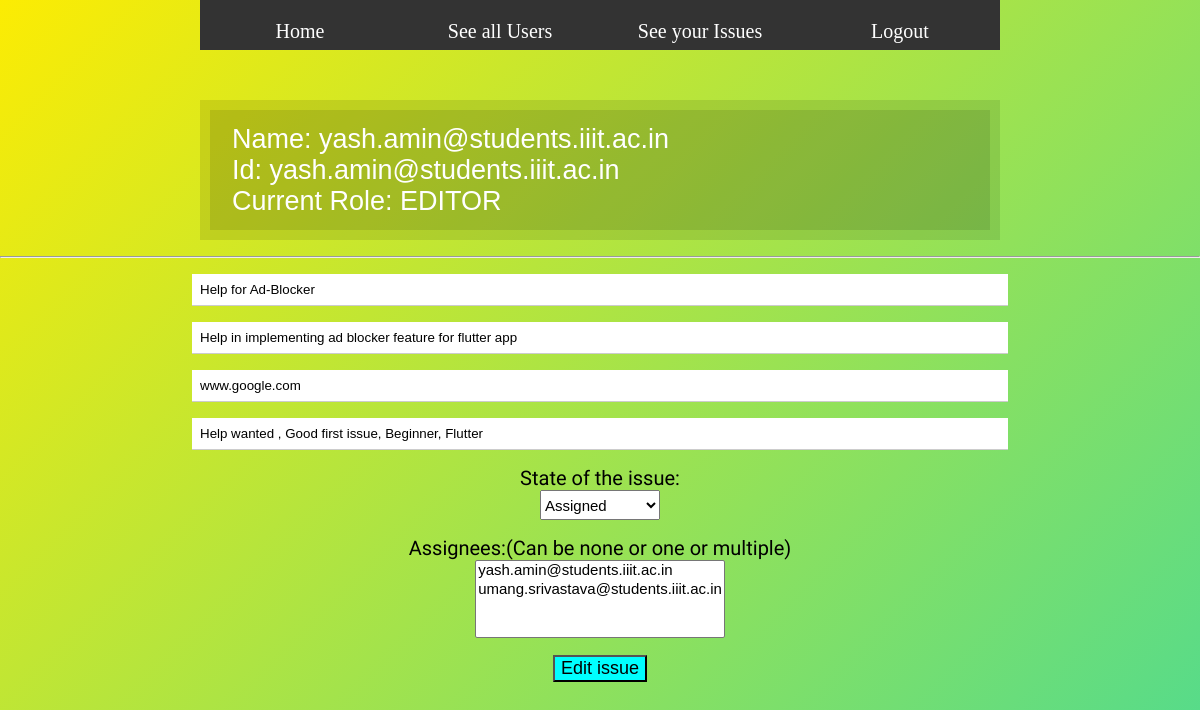
/update/2 (signed in), run on the app's committed database.
### app.py (models this page shows, shortened)
class USERS(db.Model):
	id = db.Column(db.Integer, primary_key=True)
	username = db.Column(db.String(100), nullable=True)
	Name = db.Column(db.String(100), nullable=True)
	role = db.Column(db.String(50), nullable=True)

class ISSUES(db.Model):
	id = db.Column(db.Integer, primary_key=True)
	title = db.Column(db.String(100), nullable=False)
	description = db.Column(db.String(200), nullable=False)
	state = db.Column(db.String(100), nullable=False)
	tags = db.Column(db.String(100), nullable=True)
	assignees = db.Column(db.String(200), nullable=True)
	owner = db.Column(db.String(100), nullable=False)
	gitlink = db.Column(db.String(100), nullable=True)
	date_created = db.Column(db.DateTime, default=datetime.utcnow)
	assignees = db.Column(db.String(1000), nullable = True)

### app.py (the view)
@app.route('/update/<int:id>', methods = ['GET','POST'])
def update(id):
	if "username" in session:
		current_owner = session["username"]
		current_name = session["Name"]
		current_role = session["role"]
		user = USERS.query.filter_by(username = current_owner).all()
		issue = ISSUES.query.get_or_404(id)
		assigneeslist = USERS.query.filter((USERS.role == 'EDITOR') |
			(USERS.role == 'ADMIN') ).all()
		if request.method == 'POST':
			issue.title = request.form['title']
			issue.description = request.form['description']
			issue.state = request.form['state']
			issue_tags=request.form['tags']
			issue_assignee_list = request.form.getlist('assignees')
			issue.assignees = ' , '.join(issue_assignee_list)
			issue.gitlink = request.form['gitlink']
			try:
				db.session.commit()
				return redirect('/homepage')
			except:
				return 'There was a problem updating your issue'
		else:
			return render_template('update.html',username = current_owner,
			Name = current_name,
			Role = current_role,
			issue = issue,
			list_of_assignees = assigneeslist
			)
	else:
		return redirect('/')

### templates/update.html (shortened to what this page needs)
{% extends 'base.html' %}
{% block body %}
<div class="content">
    <div id="mainPicture">
        <div class="picture">
            <div id="headerTitle">Name: {{Name}}</div>
            <div id="headerTitle">Id: {{username}}</div>
            <div id="headerTitle">Current Role: {{Role}}</div>
        </div>
    </div>
    <br><hr><br>
    <div class="form">
        <form action="/update/{{issue.id}}" method="POST">
            <input class="inputbox" type="text" name="title" id="title" value="{{issue.title}}"><br>
            <input class="inputbox" type="text" name="description" id="description" value="{{issue.description}}"><br>
            <input class="inputbox" type="text" name="gitlink" id="gitlink" value="{{issue.gitlink}}"><br>
            <input class="inputbox" type="text" name="tags" value="{{issue.tags}}" placeholder="Enter tags separated by comma">
            <br>
            <div  style="text-align: center;">
            <p style="text-align: center; font-size: 20px; font-family: 'Baumans'">State of the issue:</p>
             <select name="state" id="state" placeholder="State" style="height: 30px; width: 120px; font-size: 15px">
              {% if issue.state == 'Assigned' %}
              <option value="Assigned" selected>Assigned</option>
              {% else %}
              <option value="Assigned">Assigned</option>
              {% endif %}
            </select>
            <br>
            <br>
            <p style="text-align: center; font-size: 20px; font-family: 'Baumans'">Assignees:(Can be none or one or multiple)</p>
            <select name = "assignees" id = "assignees" multiple style="font-size: 15px">
            <br>
            {% for assignee in list_of_assignees %}
            <option value="{{assignee.username}}">{{assignee.username}}</option>
            {% endfor %}
            </select>
            <br>
            <br>
            <input style="margin: 0 auto;background-color: cyan; font-size: 18px;" type="submit" value="Edit issue">
        </div>
        </form>
    </div>
</div>
{% endblock %}

### static/css/main.css (style rules this page uses)
body { margin: 0; padding: 0; text-align: left; font-family:"Adobe Garamond Pro Bold", Georgia, "Times New Roman", Times, serif; font-size: 13px; background: linear-gradient(-45deg, #8ed523, #23d550, #24d6b3, #fcec03); background-size: 400% 400%; animation: gradient 15s ease infinite; }
* { margin: 0 auto 0 auto; text-align:left; }
#mainPicture { position: relative; margin-top: 50px; clear:both; width:800px; height:140px; background-color: rgba(0,0,0,0.1); }
#mainPicture .picture { font-family: "Comic Sans MS", cursive, sans-serif; position:relative; width:780px; height:120px; top:10px; margin-left:10px; background-color: rgba(0,0,0,0.1); background-repeat:no-repeat; }
#headerTitle { position:relative; text-align:left; top:14px; left:22px; font-size:27px; color:#FFFFFF; }
.inputbox { padding:8px; display:block; border:none; border-bottom:1px solid #ccc; width:800px }
html, body { text-align: center; }
p { text-align: left; }

### data on the page
USERS: role "EDITOR"
ISSUES: title "Help for Ad-Blocker", description "Help in implementing ad blocker feature for flutter app", gitlink "www.google.com", tags "Help wanted , Good first issue, Beginner, Flutter", state "Assigned"

### other printed values
{{ Name }} "yash.amin@students.iiit.ac.in"
{{ username }} "yash.amin@students.iiit.ac.in"
